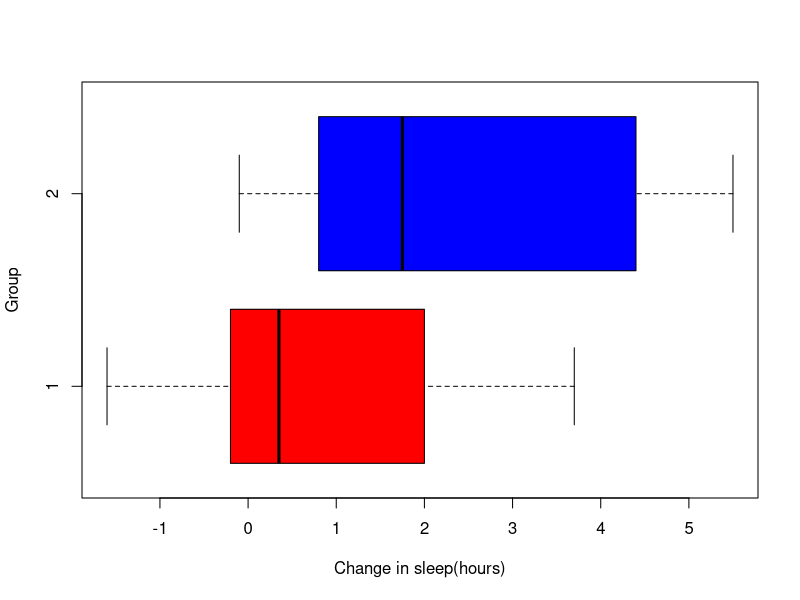

This chart was generated by the following R code:
## ---- chunk 1
data("sleep")
head(sleep)
## ---- chunk 2
levels(sleep$group)
## ---- chunk 3
#boxplot for visuals of the data
boxplot(
          formula=extra~group,
          data=sleep,
          horizontal=TRUE,
          col= c("red","blue"),
          xlab = ("Change in sleep(hours)"),
          ylab = "Group"
          )

## ---- chunk 4
#test for normality
shapiro.test(
              sleep$extra
)
## ---- chunk 5
#test for equality of variance
var.test(sleep$extra[sleep$group == 1],
         sleep$extra[sleep$group == 2],
         alternative = "two.sided",
         conf.level = 0.95)
## ---- chunk 6
#hypothesis test
t.test(formula=extra~group,
       data=sleep,
       var.equal=TRUE)
